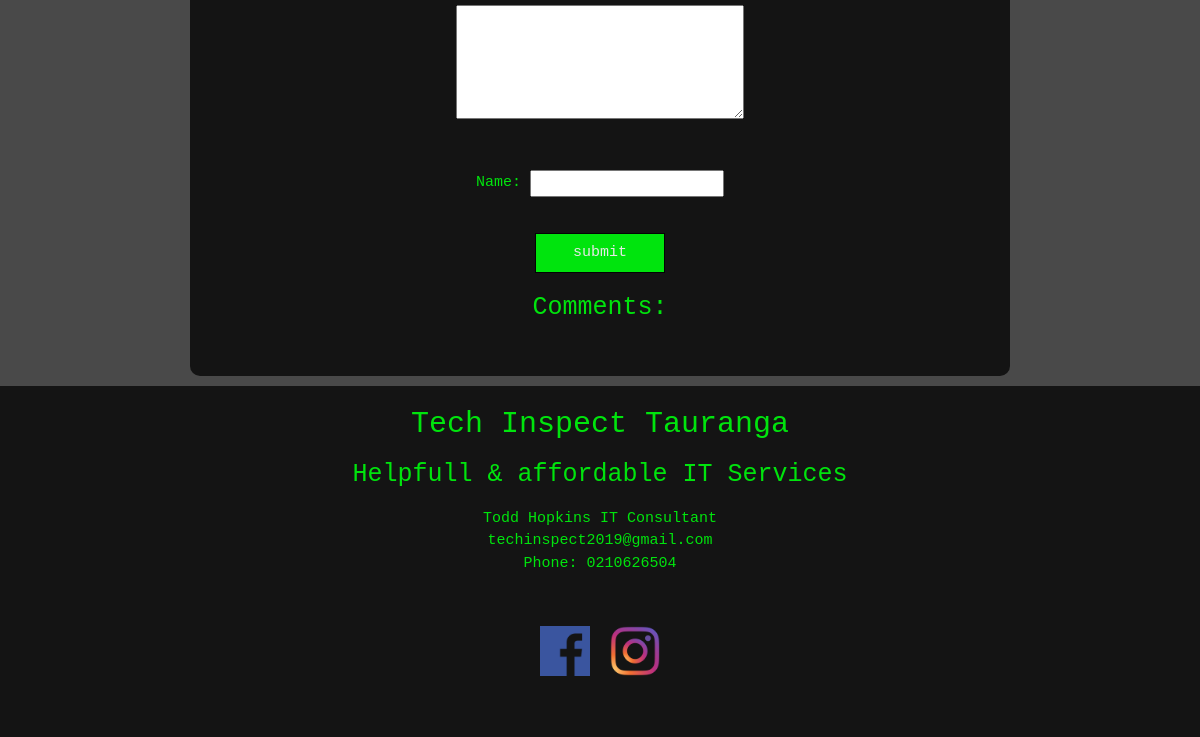
/pages/products (lower part), run on an earlier commit of the app's database.
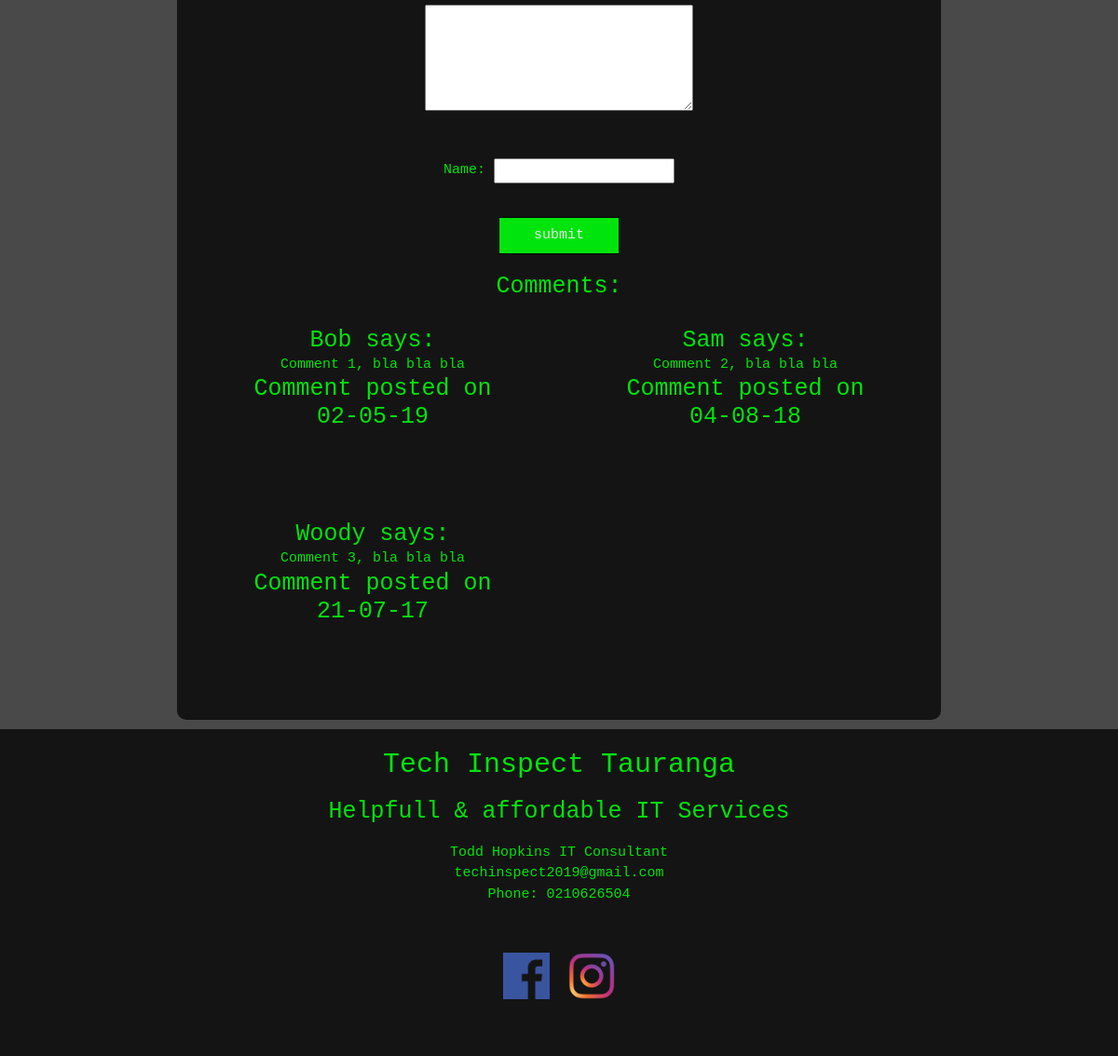
And on a later commit of the database.
### tables this page shows
create TABLE Comments (
  Indx int not null AUTO_INCREMENT,
  Prop TEXT,
  FName varchar(30),
  TDate varchar (15),
  Approval int (15),
  PRIMARY KEY (Indx)
	
);

### app/controllers/Pages.php (called while the page is built, shortened)
<?php
    class Pages extends Controller {
      public function __construct() {
        $this->_page = $this->model('_content');
      }
      public function products(){
        $title = $this->_page->title();
        $paragraph = $this->_page->paragraph();
        $image = $this->_page->image();
        $comments = $this->_page->comments();
        $data = [
         'title' => $title,
         'paragraph' => $paragraph,
         'image' => $image,
         'comments' => $comments,
         'title2' => ""
       ];
        $this->view('pages/template_products', $data);
       }
    }

### app/libraries/Core.php (called while the page is built, shortened)
<?php
    class Core {
        protected $currentMethod = 'index';
        public function __construct() {
            $url = $this->getURL();
            if(file_exists('../app/controllers/' . ucwords($url[0]) . '.php')) {
                unset($url[0]);
            }
            $this->currentController = new $this->currentController;
            if(isset($url[1])) {
                if(method_exists($this->currentController, $url[1])) {
                    $this->currentMethod = $url[1];
                    unset($url[1]);
                }
            }
            $this->params = $url ? array_values($url) : [null];
            call_user_func_array([$this->currentController, $this->currentMethod], $this->params);
        }
        public function getURL() {
            if(isset($_GET['url'])) {
                $url = rtrim($_GET['url'], '/');
                $url = filter_var($url, FILTER_SANITIZE_URL);
                $url = explode('/', $url);
                return $url;
            }
        }
    }
?>

### public/index.php (called while the page is built, shortened)
<?php
    $init = new Core();
?>

### app/libraries/Database.php (called while the page is built, shortened)
<?php
    class Database {
        private $host = DBHOST;
        private $user = DBUSER;
        private $pass = DBPASS;
        private $dbname = DBNAME;
        private $dbh;
        private $stmt;
        public function __construct() {
            $dsn = "mysql:host=".$this->host.";dbname=".$this->dbname;
            $options = [
                PDO::ATTR_PERSISTENT => true,
                PDO::ATTR_ERRMODE => PDO::ERRMODE_EXCEPTION
            ];
            try {
                $this->dbh = new PDO($dsn, $this->user, $this->pass, $options);
            } catch (PDOException $e) {
                $this->error = $e->getMessage();
                echo $this->error;
            }
        }
        public function query($sql) {
            $this->stmt = $this->dbh->prepare($sql);
        }
        public function execute() {
            return $this->stmt->execute();
        }
        public function resultSet() {
            $this->execute();
            return  $this->stmt->fetchAll(PDO::FETCH_ASSOC);
        }
    }
?>

### app/models/_content.php (called while the page is built, shortened)
<?php
class _content{
    private $db;
    public function __construct() {
        $this->db = new Database;
    }
    public function title() {
        $this->db->query('SELECT * FROM Content ');
        return $this->db->resultSet();
    }
    public function paragraph() {
        $this->db->query('SELECT * FROM Content ');
        return $this->db->resultSet();
    }
    public function image(){
        $this->db->query('SELECT * FROM Images');
        return $this->db->resultSet();
    }
    public function comments(){
        $this->db->query('SELECT * FROM Comments WHERE Approval = 1 ORDER BY Indx');
        return $this->db->resultSet();
    }
}

### app/views/pages/template_products.php (the view, shortened to what this page needs)
<?php include(APPROOT . "/views/includes/header.php"); ?>
<section>
        <div class="container1">
            <div class="content3">
                <div class="box3">
                    <div id="center">
                    <form name="form3" class="form2" action="<?php echo URLROOT . 'pages/processFrom/'; ?>" onsubmit="return validation3()" method="POST" >
                    <div><textarea name="Prop" id="Prop" cols="30vw" rows="5"></textarea></div>
                   <br> <p>Name: <input type="text" name="FName" id="FName"></p>
                    <input type="submit" class="button2" value="submit"> <br>
                    <h2>Comments:</h2>
                    <div id='comments'>
                    <?php
                      $output = "";
                      foreach($data['comments'] as $item) {
                      $output .= "<div style='padding-bottom:20px; '><h2 style='padding:0; margin:0;'>";
                      $output .= $item['FName'];
                      $output .= " says:</h2>";
                      $output .= "<p style='padding:0; margin:0;'>";
                      $output .= $item['Prop'];
                      $output .= " <br><h2 style='padding:0; margin:0;'>Comment posted on <br> ";
                      $output .= $item['TDate'];
                      $output .= "</h2></p>";
                      $output .= "</h2></div>";
                    }
                    echo $output;
                ?></div>
                    </form>
                    </div>
                </div>
            </div>
        </div>
    </section>
<?php include(APPROOT . "/views/includes/footer.php"); ?>

What changed in the data, as far as the page shows it:
now on this page (row edited): comments: value "Bob Comment 1, bla bla bla 02-05-19"
now on this page (row edited): comments: value "Sam Comment 2, bla bla bla 04-08-18"
now on this page (row edited): comments: value "Woody Comment 3, bla bla bla 21-07-17"
